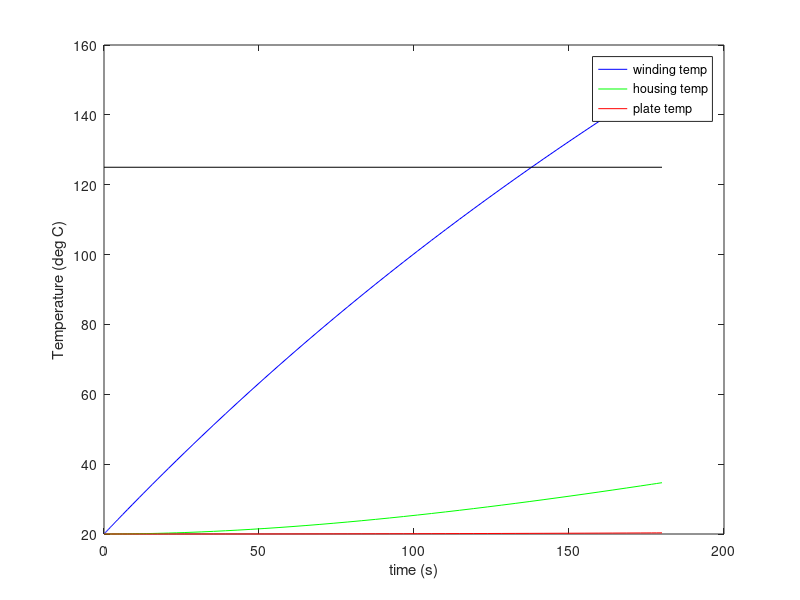
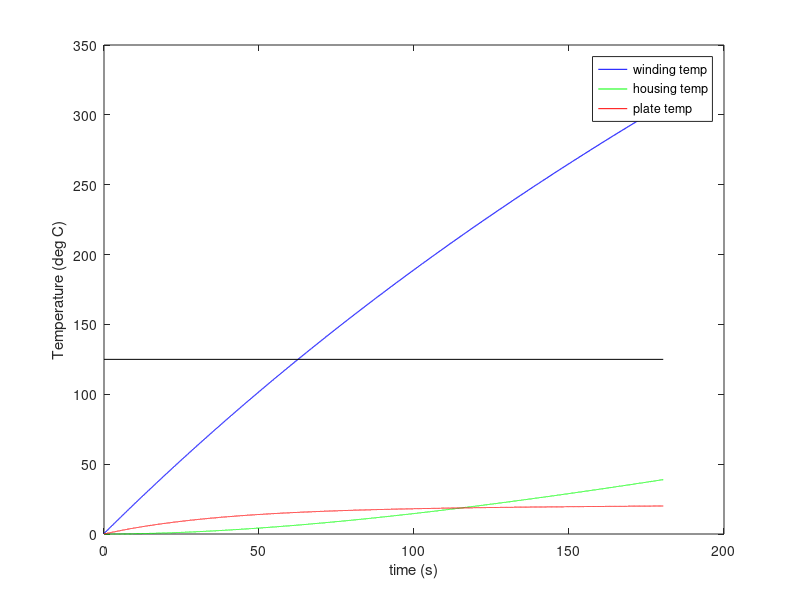

The MATLAB script that drew these images, in order:
%% %% three_mass_thermal_model.m
%   Dan Lynch
%   3/15/18
%% Description

%%
clear;
close all;
clc;

%% Calculate thermal "constants"
Ts = 100; % averaged Ts, very hand-wavey
Tamb = 20;
g = 9.81;
beta = 3e-3; % https://www.engineeringtoolbox.com/air-density-specific-weight-d_600.html
L = 0.112; % characteristic length is surface area divided by perimeter
nu = 18.86e-6; % https://www.engineeringtoolbox.com/air-absolute-kinematic-viscosity-d_601.html
alpha = 27e-6; % https://www.engineeringtoolbox.com/air-thermal-diffusivity-d_2011.html
Pr = 0.705; % https://www.engineeringtoolbox.com/air-prandtl-number-viscosity-heat-capacity-thermal-conductivity-d_2009.html
RaL = (g*beta*(Ts - Tamb)*(L^3))/(nu*alpha);
NuL = (0.68 + ((0.67*(RaL^0.25))/((1 + ((0.492/Pr)^(9/16)))^(4/9))))^2;
kair = 28.8e-3; % https://www.engineeringtoolbox.com/air-properties-viscosity-conductivity-heat-capacity-d_1509.html?vA=60&degree=C&pressure=1bar#

%% Parameters
Tw_max = 125;

kv = 21.1/4.57; % stall current divided by stall torque. Close to datasheet's 4.6083 A/Nm
torque = 1.5;

I = torque*kv;
R = 2.28;

mw = 0.3;
cw = 390;
Rtwh = 2.6;

mh = 0.3;
ch = 910;
Rtha = 1.91;

mAL = 0.7;
cAL = 910;
hAL = NuL*kair/L;
AAL = 0.086;

%% ODE
dTdt = @(t,T) [-1/(mw*cw*Rtwh), 1/(mw*cw*Rtwh), 0; 
                1/(mh*ch*Rtwh), -1/(mh*ch*Rtwh) - 1/(mh*ch*Rtha), 1/(mh*ch*Rtha);
                0, 1/(mAL*cAL*Rtha), -1/(mAL*cAL*Rtha) - (hAL*AAL)/(mAL*cAL)]...
                *[T(1); T(2); T(3)]...
                + [(I^2)*R/(cw*mw); 0; ((hAL*AAL)/(mAL*cAL))*Tamb];
            
%% Simulate, for steady-state current draw:
T_init = [20; 20; 20];
timespan = [0 180];
[t,T] = ode45(dTdt,timespan,T_init);

%% Plot simulation result:
figure
plot(t,T(:,1),'b-',t,T(:,2),'g-',t,T(:,3),'r-')
hold on
line([0 t(end)],[Tw_max Tw_max],'Color','black')
legend('winding temp','housing temp','plate temp','Location','Best')
xlabel('time (s)')
ylabel('Temperature (deg C)')
hold off 

%% Simulate, for current needed to jump:
torqueJump = 4.6;

sim_t = 0;
sim_T = [0 0 0];

on_time = 0.1;
off_time = 0.4 - on_time;
while sim_t(end) < 180
% heating:
I = torqueJump*kv;
dTdt = @(t,T) [-1/(mw*cw*Rtwh), 1/(mw*cw*Rtwh), 0; 
                1/(mh*ch*Rtwh), -1/(mh*ch*Rtwh) - 1/(mh*ch*Rtha), 1/(mh*ch*Rtha);
                0, 1/(mAL*cAL*Rtha), -1/(mAL*cAL*Rtha) - (hAL*AAL)/(mAL*cAL)]...
                *[T(1); T(2); T(3)]...
                + [(I^2)*R/(cw*mw); 0; ((hAL*AAL)/(mAL*cAL))*Tamb];
dTdt_heating = @(t,T) dTdt(t,T);
T_init = [sim_T(end,1); sim_T(end,2); sim_T(end,3)]; % everything starts at ambient temperature
timespan = [sim_t(end) sim_t(end)+on_time];

[t_heating,T_heating] = ode45(dTdt_heating,timespan,T_init);

% cooling:
I = 0;
dTdt = @(t,T) [-1/(mw*cw*Rtwh), 1/(mw*cw*Rtwh), 0; 
                1/(mh*ch*Rtwh), -1/(mh*ch*Rtwh) - 1/(mh*ch*Rtha), 1/(mh*ch*Rtha);
                0, 1/(mAL*cAL*Rtha), -1/(mAL*cAL*Rtha) - (hAL*AAL)/(mAL*cAL)]...
                *[T(1); T(2); T(3)]...
                + [(I^2)*R/(cw*mw); 0; ((hAL*AAL)/(mAL*cAL))*Tamb];
dTdt_cooling = @(t,T) dTdt(t,T);
T_init = [T_heating(end,1); T_heating(end,2); T_heating(end,3)]; % everything starts at ambient temperature
timespan = [sim_t(end)+on_time sim_t(end)+on_time+off_time];

[t_cooling,T_cooling] = ode45(dTdt_cooling,timespan,T_init);

t = vertcat(t_heating, t_cooling);
T = vertcat(T_heating, T_cooling);

sim_t = vertcat(sim_t, t);
sim_T = vertcat(sim_T, T);

end
figure

plot(sim_t,sim_T(:,1),'b-',sim_t,sim_T(:,2),'g-',sim_t,sim_T(:,3),'r-')
line([0 sim_t(end)],[Tw_max Tw_max],'Color','black')
legend('winding temp','housing temp','plate temp','Location','Best')
xlabel('time (s)')
ylabel('Temperature (deg C)')
hold off 

%% Check observability
A = [-1/(mw*cw*Rtwh), 1/(mw*cw*Rtwh), 0; 
                1/(mh*ch*Rtwh), -1/(mh*ch*Rtwh) - 1/(mh*ch*Rtha), 1/(mh*ch*Rtha);
                0, 1/(mAL*cAL*Rtha), -1/(mAL*cAL*Rtha) - (hAL*AAL)/(mAL*cAL)];
            
C1 = [0 0 0;
      0 1 0;
      0 0 1];

C2 = [0 0 0;
      0 1 0;
      0 0 0];

O1 = obsv(A,C1);
O2 = obsv(A,C2);

fprintf("rank(O1) = %d\n",rank(O1));
fprintf("rank(O2) = %d\n",rank(O2));